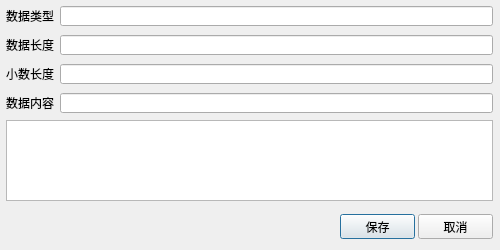
<?xml version="1.0" encoding="UTF-8"?>
<ui version="4.0">
 <class>DialogModifyCell</class>
 <widget class="QDialog" name="DialogModifyCell">
  <property name="geometry">
   <rect>
    <x>0</x>
    <y>0</y>
    <width>500</width>
    <height>250</height>
   </rect>
  </property>
  <property name="minimumSize">
   <size>
    <width>500</width>
    <height>250</height>
   </size>
  </property>
  <property name="maximumSize">
   <size>
    <width>500</width>
    <height>250</height>
   </size>
  </property>
  <property name="font">
   <font>
    <family>Microsoft YaHei</family>
    <pointsize>9</pointsize>
   </font>
  </property>
  <property name="contextMenuPolicy">
   <enum>Qt::DefaultContextMenu</enum>
  </property>
  <property name="windowTitle">
   <string>编辑单元格</string>
  </property>
  <widget class="QLabel" name="label">
   <property name="geometry">
    <rect>
     <x>6</x>
     <y>6</y>
     <width>51</width>
     <height>20</height>
    </rect>
   </property>
   <property name="text">
    <string>数据类型</string>
   </property>
  </widget>
  <widget class="QLineEdit" name="lineEdit">
   <property name="geometry">
    <rect>
     <x>60</x>
     <y>6</y>
     <width>433</width>
     <height>20</height>
    </rect>
   </property>
   <property name="readOnly">
    <bool>true</bool>
   </property>
  </widget>
  <widget class="QLabel" name="label_2">
   <property name="geometry">
    <rect>
     <x>6</x>
     <y>35</y>
     <width>54</width>
     <height>20</height>
    </rect>
   </property>
   <property name="text">
    <string>数据长度</string>
   </property>
  </widget>
  <widget class="QLineEdit" name="lineEdit_2">
   <property name="geometry">
    <rect>
     <x>60</x>
     <y>35</y>
     <width>433</width>
     <height>20</height>
    </rect>
   </property>
   <property name="readOnly">
    <bool>true</bool>
   </property>
  </widget>
  <widget class="QLabel" name="label_3">
   <property name="geometry">
    <rect>
     <x>6</x>
     <y>64</y>
     <width>54</width>
     <height>20</height>
    </rect>
   </property>
   <property name="text">
    <string>小数长度</string>
   </property>
  </widget>
  <widget class="QLineEdit" name="lineEdit_3">
   <property name="geometry">
    <rect>
     <x>60</x>
     <y>64</y>
     <width>433</width>
     <height>20</height>
    </rect>
   </property>
   <property name="readOnly">
    <bool>true</bool>
   </property>
  </widget>
  <widget class="QTextEdit" name="textEdit">
   <property name="geometry">
    <rect>
     <x>6</x>
     <y>120</y>
     <width>487</width>
     <height>81</height>
    </rect>
   </property>
   <property name="readOnly">
    <bool>true</bool>
   </property>
  </widget>
  <widget class="QPushButton" name="pushButton">
   <property name="geometry">
    <rect>
     <x>340</x>
     <y>214</y>
     <width>75</width>
     <height>25</height>
    </rect>
   </property>
   <property name="text">
    <string>保存</string>
   </property>
  </widget>
  <widget class="QPushButton" name="pushButton_2">
   <property name="geometry">
    <rect>
     <x>418</x>
     <y>214</y>
     <width>75</width>
     <height>25</height>
    </rect>
   </property>
   <property name="text">
    <string>取消</string>
   </property>
  </widget>
  <widget class="QLabel" name="label_4">
   <property name="geometry">
    <rect>
     <x>6</x>
     <y>93</y>
     <width>54</width>
     <height>20</height>
    </rect>
   </property>
   <property name="text">
    <string>数据内容</string>
   </property>
  </widget>
  <widget class="QLineEdit" name="lineEdit_4">
   <property name="geometry">
    <rect>
     <x>60</x>
     <y>93</y>
     <width>433</width>
     <height>20</height>
    </rect>
   </property>
  </widget>
 </widget>
 <resources/>
 <connections/>
</ui>
